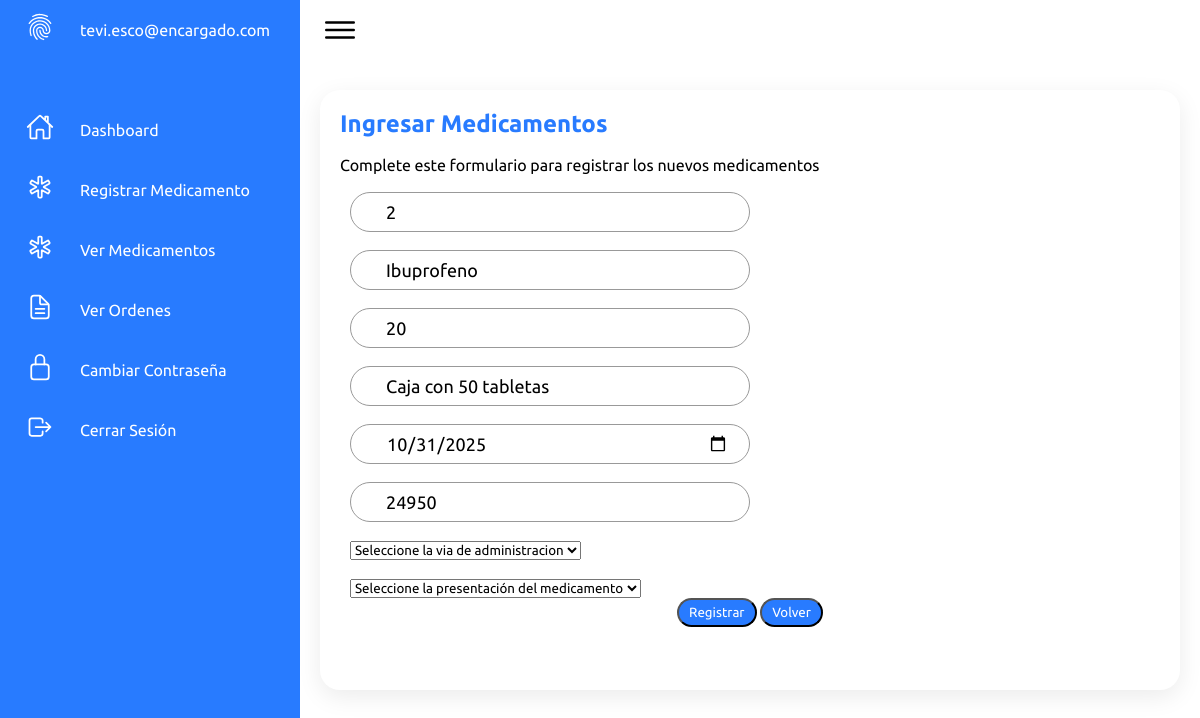
The page /includes/modificar.php?idMedicamento=2 (signed in) on the database its author committed.
### tables this page shows
CREATE TABLE `medicamento` (
  `idMedicamento` int(11) NOT NULL,
  `stock` int(11) NOT NULL,
  `nombre` varchar(100) NOT NULL,
  `descripcion` varchar(500) NOT NULL,
  `fechaCaducidad` date NOT NULL,
  `precio` double NOT NULL,
  `viaAdministracion` int(11) NOT NULL,
  `tipoMedicamento` int(100) NOT NULL
);

### includes/modificar.php (the view, shortened to what this page needs)
<?php
    require '../includes/conexion.php';
        $id = $_GET['idMedicamento'];
        $sql = "SELECT * FROM medicamento WHERE idMedicamento = '$id'";
        $resultado = $link->query($sql);
        $row = $resultado->fetch_array(MYSQLI_ASSOC);
?>
<!DOCTYPE html>
<html lang="en">
<head>
    <link rel="stylesheet" href="../css/styleusuario.css">
</head>
<body>
    <div class="container">
        <div class="navigation">
            <ul>
                <li>
                    <a href="">
                        <span class="icon"><ion-icon name="finger-print-outline"></ion-icon></span>
                        <span class="title"><?php echo htmlspecialchars($_SESSION['username']); ?></span>
                    </a>
                </li>
                <li>
                    <a href="homeencargado.php">
                        <span class="icon"><ion-icon name="home-outline"></ion-icon></span>
                        <span class="title">Dashboard</span>
                    </a>
                </li>
                <li>
                    <a href="registrom.php">
                        <span class="icon"><ion-icon name="medical-outline"></ion-icon></span>
                        <span class="title">Registrar Medicamento</span>
                    </a>
                </li>
                <li>
                    <a href="vermedicamento.php">
                        <span class="icon"><ion-icon name="medical-outline"></ion-icon></span>
                        <span class="title"> Ver Medicamentos</span>
                    </a>
                </li>
                <li>
                    <a href='verorden.php'>
                        <span class='icon'><ion-icon name='document-text-outline'></ion-icon></span>
                        <span class='title'>Ver Ordenes</span>
                    </a>
                </li>
                <li>
                    <a href="contraseña.php">
                        <span class="icon"><ion-icon name="lock-closed-outline"></ion-icon></span>
                        <span class="title">Cambiar Contraseña</span>
                    </a>
                </li>
                <li>
                    <a href="logout.php">
                        <span class="icon"><ion-icon name="log-out-outline"></ion-icon></span>
                        <span class="title">Cerrar Sesión</span>
                    </a>
                </li>
            </ul>
        </div>
    </div>
    <div class="main">
        <div class="topbar">
            <div class="toggle">
                <ion-icon name="menu-outline"></ion-icon>
            </div>
        </div>
            <div class="details">
                <div class="recentOrders">
                    <form method="POST" action="update.php" autocomplete="off"method="post">
                        <section class="price container" >
                                <h1 style="color: var(--blue);">Ingresar Medicamentos</h1>
                                <br>
                                <p class="text-center txt">Complete este formulario para registrar los nuevos medicamentos</p>
                                <br>
                                <div class="search">
                                    <label>
                                        <input type="text" name="idMedicamento"  readonly placeholder="id Medicamento" value="<?php echo $row['idMedicamento'];?>">
                                    </label>
                                </div>
                                <br>
                                <div class="search">
                                    <label>
                                        <input type="text" name="nombre" required placeholder="Nombre Medicamento" value="<?php echo $row['nombre'];?>">
                                    </label>
                                </div>
                                <br>
                                <div class="search">
                                    <label>
                                        <input type="number" name="stock" required placeholder="Cantidad" value="<?php echo $row['stock'];?>">
                                    </label>
                                </div>
                                <br>
                                <div class="search">
                                    <label>
                                        <input type="text" name="descripcion" required placeholder="Descripcion" value="<?php echo $row['descripcion'];?>">
                                    </label>
                                </div>
                                <br>
                                <div class="search">
                                    <label>
                                        <input type="date" name="fecha" required  placeholder="Fecha" value="<?php echo $row['fechaCaducidad'];?>">
                                    </label>
                                </div>
                                <br>
                                <div class="search">
                                    <label>
                                        <input type="number" name="precio" required placeholder="Precio" value="<?php echo $row['precio'];?>">
                                    </label>
                                </div>
                                <br>
                                <div class="search">
                                    <label>
                                        <select name="administracion" id="administracion" required>
                                            <option value="">Seleccione la via de administracion</option>
                                        </select>
                                    </label>
                                </div>
                                <br>
                                <div class="search">
                                    <label>
                                        <select name="tipo" id="tipo" required>
                                            <option value="">Seleccione la presentación del medicamento</option>
                                        </select>
                                    </label>
                                </div>
                                <div class="forms-container">
                                    <div class="signin-signup">
                                    <center><button type="submit" class="btn">Registrar</button>
                                    <a href="homeencargado.php"><input type="button" class="btn" value="Volver"></a></center>
                                    </div>
                                </div>
                        </section>
                    </form>
                </div>
            </div>
    </div>
</body>
</html>

### css/styleusuario.css (style rules this page uses)
* { margin: 0; padding: 0; box-sizing: border-box; font-family: 'Ubuntu', sans-serif; }
:root { --blue: #287bff; --white: #fff; --grey: #f5f5f5; --black1: #222; --black2: #999; }
body { min-height: 100vh; overflow-x: hidden; }
.container { position: relative; width: 100%; }
.navigation { position: fixed; width: 300px; height: 100%; background: var(--blue); border-left: 10px solid var(--blue); transition: 0.5s; overflow: hidden; }
.navigation ul { position: absolute; top: 0; left: 0; width: 100%; }
.navigation ul li { position: relative; width: 100%; list-style: none; border-top-left-radius: 30px; border-bottom-left-radius: 30px; }
.navigation ul li:nth-child(1) { margin-bottom: 40px; pointer-events: none; }
.navigation ul li a { position: relative; display: block; width: 100%; display: flex; text-decoration: none; color: var(--white); }
.navigation ul li a .icon { position: relative; display: block; min-width: 60px; height: 60px; line-height: 70px; text-align: center; }
.navigation ul li a .icon ion-icon { font-size: 1.75em; }
.navigation ul li a .title { position: relative; display: block; padding: 0 10px; height: 60px; line-height: 60px; text-align: start; white-space: nowrap; }
.main { position: absolute; width: calc(100% - 300px); left: 300px; min-height: 100vh; background: var(--white); transition: 0.5s; }
.topbar { width: 100%; height: 60px; display: flex; justify-content: space-between; align-items: center; padding: 0 10px; }
.toggle { position: relative; width: 60px; height: 60px; display: flex; justify-content: center; align-items: center; font-size: 2.5em; cursor: pointer; }
.search { position: relative; width: 400px; margin: 0 10px; }
.search label { position: relative; width: 100%; }
.search label input { width: 100%; height: 40px; border-radius: 40px; padding: 5px 20px; padding-left: 35px; font-size: 18px; outline: none; border: 1px solid var(--black2); }
.details { position: relative; width: 100%; padding: 20px; display: grid; grid-template-columns:1fr; grid-gap: 30px; margin-top: 10px; }
.details .recentOrders { position: relative; display: grid; min-height: 600px; background: var(--white); padding: 20px; box-shadow: 0 7px 25px rgba(0, 0, 0, 0.08); border-radius: 20px; }
.btn { position: relative; padding: 5px 10px; background: var(--blue); text-decoration: none; color: var(--white); border-radius: 20px; }

### rows shown on the page
medicamento: idMedicamento "2", nombre "Ibuprofeno", stock "20", descripcion "Caja con 50 tabletas", fecha "10/31/2025", precio "24950"

### other values the page prints
$_SESSION['username'] "tevi.esco@encargado.com"
